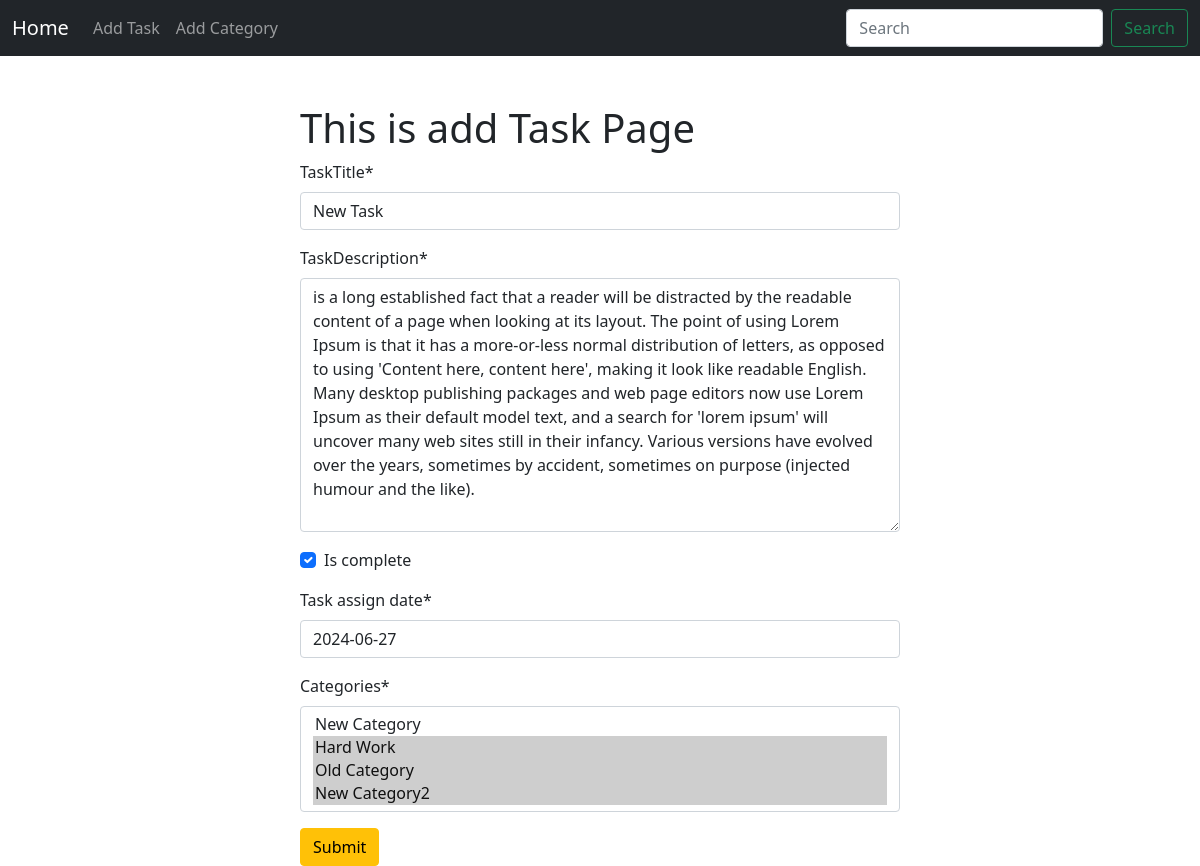
Before: /task/edit/3/ with the older database file.
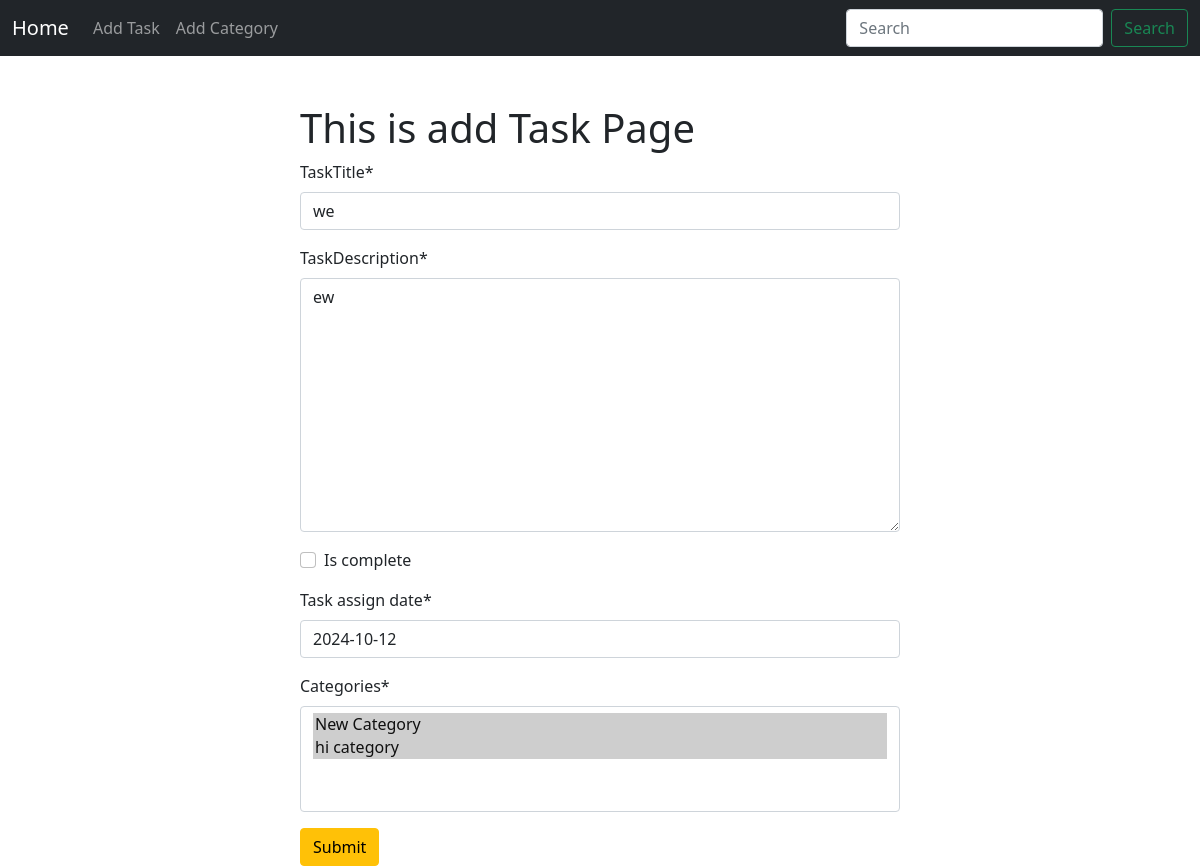
After: the same page with the newer database file.
### task/models.py (models this page shows, shortened)
class TaskModel(models.Model):
    taskTitle = models.CharField(max_length=200)
    taskDescription = models.TextField()
    is_complete = models.BooleanField(default=False)
    task_assign_date = models.DateField()
    categories = models.ManyToManyField(TaskCategory)

### task/views.py (the view)
# urls.py: path('edit/<int:id>/', views.edit_task, name='edit_task'),
def edit_task(request, id):
    task = TaskModel.objects.get(pk=id)
    task_form = TaskForm(instance=task)
    if request.method =='POST':
        task_form = TaskForm(request.POST, instance=task)
        if task_form.is_valid():
            task_form.save()
            return redirect('homepage')
    return render(request, 'add_task.html', {'form' : task_form})

### task/forms.py
class TaskForm(forms.ModelForm):
    class Meta:
        model = TaskModel
        fields = '__all__'

### category/models.py (called while the page is built)
    def __str__(self):
        return self.category_name

### task/templates/add_task.html (shortened to what this page needs)
{% extends 'base.html' %}
{% load crispy_forms_tags %}
{% block content %}
<form style="width:50% ; margin : auto" method="post">
    <h1>This is add Task Page</h1>
    {{form | crispy}}
    <button class="btn btn-warning">Submit</button>
</form>
{% endblock content %}

Changed rows visible on the page:
changed TaskModel: taskTitle "New Task" → "we"; taskDescription "is a long established fact that a reader will be distracted by the readable content of a page when looking at its layout. The point of using Lorem Ipsum is that it has a more-or-less normal distribution of letters, as opposed to using 'Content here, content here', making it look like readable English. Many desktop publishing packages and web page editors now use Lorem Ipsum as their default model text, and a search for 'lorem ipsum' will uncover many web sites still in their infancy. Various versions have evolved over the years, sometimes by accident, sometimes on purpose (injected humour and the like)." → "ew"; is_complete "☑" → "☐"; task_assign_date "2024-06-27" → "2024-10-12"
Other visible differences:
form field categories: "New Category / Hard Work ☑ / Old Category ☑ / New Category2 ☑" → "New Category ☑ / hi category ☑"
